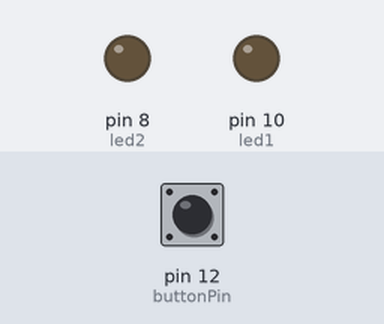
This sketch was run on a simulated Arduino Uno, built with avr-gcc and run on an emulated ATmega328P. Parts: output pins drawn as LEDs (lit = HIGH). The test bench sets the inputs (shaded band); at power-on: pin 12 (buttonPin) LOW.

Above: at 1.2 s.
1.3 s: pin 12 (buttonPin) pulled HIGH for 0.15 s
At 2.4 s:
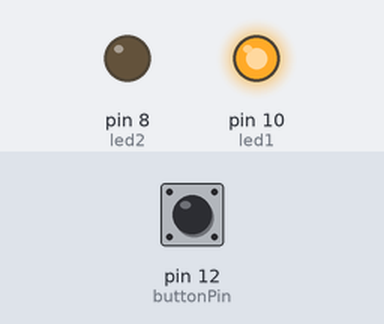
2.9 s: pin 12 (buttonPin) pulled HIGH for 1 s
At 3.6 s:
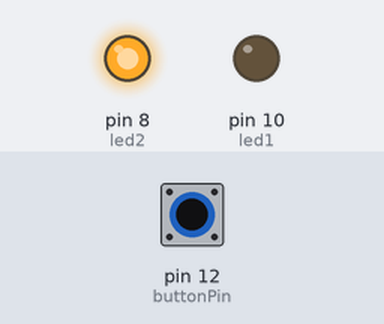
5.4 s: pin 12 (buttonPin) pulled HIGH for 3.2 s
At 6.7 s:
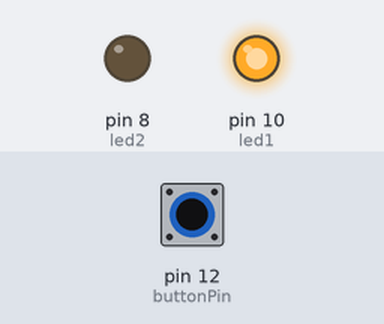
Timing chart, 0 to 8.4 s (numbered marks = the images above; inputs shaded):
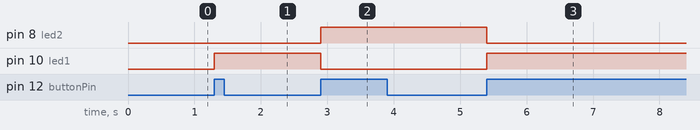

The sketch:

Opdracht_3.ino
```cpp
const int led1 = 10;
const int led2 = 8;
const int buttonPin = 12;

int buttonState = 0;
int lastButtonState = 0;
int counter = 0;

void setup() {
  pinMode(led1, OUTPUT);  // Stel LED 1 in als output
  pinMode(led2, OUTPUT);  // Stel LED 2 in als output
  pinMode(buttonPin, INPUT);  // Stel de knop in als input
}

void loop() {
  buttonState = digitalRead(buttonPin);  // Lees de status van de knop

  // Controleer of de knop is ingedrukt
  if (buttonState != lastButtonState) {
    if (buttonState == HIGH) {
      // Als de huidige status HIGH is, dan is de knop van uit naar aan gegaan
      counter++;
      // Roep de functie aan om de LEDs bij te werken op basis van de tellerwaarde
      updateLeds(counter);
      delay(50); // Vertraging voor debouncing
    }
  }
  lastButtonState = buttonState; // Sla de huidige status op als de laatste status
}

// Functie om de LEDs bij te werken op basis van de counter
void updateLeds(int count) {
  if (count % 2 == 0) {
    digitalWrite(led1, LOW);  // Zet LED 1 uit
    digitalWrite(led2, HIGH); // Zet LED 2 aan
  } else {
    digitalWrite(led1, HIGH); // Zet LED 1 aan
    digitalWrite(led2, LOW);  // Zet LED 2 uit
  }
}
```

Measured:
- after the input at 1.3 s, pin 10 (led1): LOW → HIGH at once
- after the input at 2.9 s, pin 8 (led2): LOW → HIGH at once; pin 10 (led1): HIGH → LOW at once
- after the input at 5.4 s, pin 8 (led2): HIGH → LOW at once; pin 10 (led1): LOW → HIGH at once
